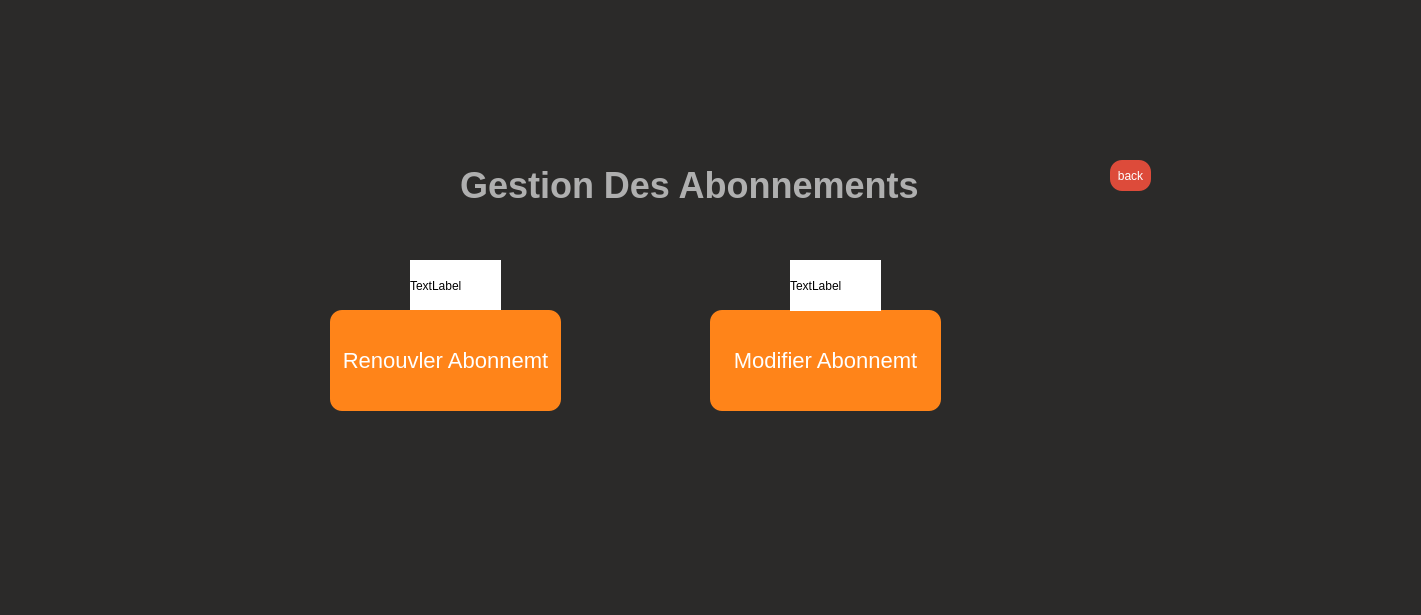
<?xml version="1.0" encoding="UTF-8"?>
<ui version="4.0">
 <class>abonnement</class>
 <widget class="QDialog" name="abonnement">
  <property name="geometry">
   <rect>
    <x>0</x>
    <y>0</y>
    <width>1421</width>
    <height>615</height>
   </rect>
  </property>
  <property name="windowTitle">
   <string>Dialog</string>
  </property>
  <property name="styleSheet">
   <string notr="true">background-color:#2B2A29;</string>
  </property>
  <widget class="QLabel" name="label_6">
   <property name="geometry">
    <rect>
     <x>450</x>
     <y>150</y>
     <width>471</width>
     <height>71</height>
    </rect>
   </property>
   <property name="styleSheet">
    <string notr="true">  font-size: 36px; /* adjust size as needed */
  font-weight: bold; /* make the text bold */
  text-align: center; /* center the text */
  color: #AFAFAF; /* set the text color */
  margin-top: 20px; /* add some space above the header */
  margin-bottom: 20px;</string>
   </property>
   <property name="text">
    <string>Gestion Des Abonnements</string>
   </property>
  </widget>
  <widget class="QLabel" name="label">
   <property name="geometry">
    <rect>
     <x>410</x>
     <y>260</y>
     <width>91</width>
     <height>51</height>
    </rect>
   </property>
   <property name="styleSheet">
    <string notr="true">background-color:#fff;</string>
   </property>
   <property name="text">
    <string>TextLabel</string>
   </property>
  </widget>
  <widget class="QPushButton" name="pushButton_3">
   <property name="geometry">
    <rect>
     <x>330</x>
     <y>310</y>
     <width>231</width>
     <height>101</height>
    </rect>
   </property>
   <property name="styleSheet">
    <string notr="true">background-color:#FF8419;
color:#fff;
border-radius:12px;
font-size:22px;</string>
   </property>
   <property name="text">
    <string>Renouvler Abonnemt</string>
   </property>
  </widget>
  <widget class="QPushButton" name="pushButton_4">
   <property name="geometry">
    <rect>
     <x>710</x>
     <y>310</y>
     <width>231</width>
     <height>101</height>
    </rect>
   </property>
   <property name="styleSheet">
    <string notr="true">background-color:#FF8419;
color:#fff;
border-radius:12px;
font-size:22px;</string>
   </property>
   <property name="text">
    <string>Modifier Abonnemt</string>
   </property>
  </widget>
  <widget class="QLabel" name="label_2">
   <property name="geometry">
    <rect>
     <x>790</x>
     <y>260</y>
     <width>91</width>
     <height>51</height>
    </rect>
   </property>
   <property name="styleSheet">
    <string notr="true">background-color:#fff;</string>
   </property>
   <property name="text">
    <string>TextLabel</string>
   </property>
  </widget>
  <widget class="QPushButton" name="pushButton_6">
   <property name="geometry">
    <rect>
     <x>1110</x>
     <y>160</y>
     <width>41</width>
     <height>31</height>
    </rect>
   </property>
   <property name="styleSheet">
    <string notr="true">background-color:#dd4b3a;
color:#fff;
border-radius:12px;
border:4px sloide white;</string>
   </property>
   <property name="text">
    <string>back</string>
   </property>
  </widget>
 </widget>
 <resources/>
 <connections/>
</ui>
